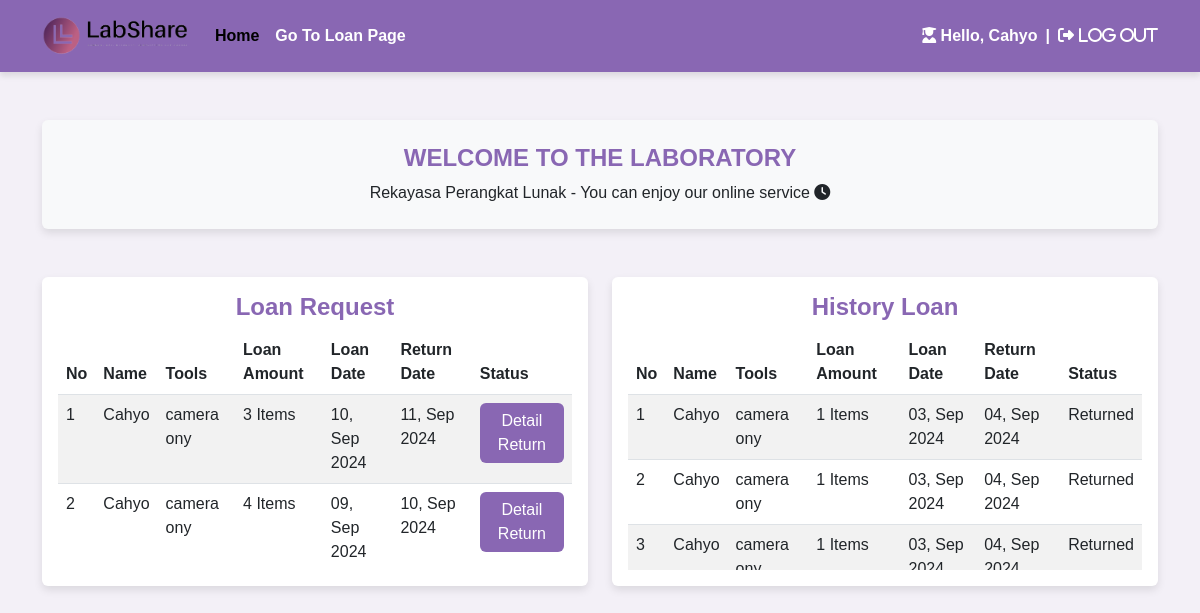
Page /siswa/homesiswa.php (signed in) on the committed database.
### tables this page shows
CREATE TABLE `peminjaman` (
  `id` int(11) NOT NULL,
  `borrower_name` varchar(225) DEFAULT NULL,
  `tools_id` int(225) DEFAULT NULL,
  `number_tools` int(100) DEFAULT NULL,
  `loan_date` varchar(225) DEFAULT NULL,
  `return_date` varchar(225) DEFAULT NULL,
  `actual_return_date` date DEFAULT current_timestamp(),
  `status` enum('borrowed','returned','check','wait') DEFAULT 'check'
);

CREATE TABLE `barang` (
  `id` int(11) NOT NULL,
  `item_code` varchar(7) NOT NULL,
  `name` varchar(225) NOT NULL,
  `item_stock` varchar(225) NOT NULL,
  `image` varchar(100) NOT NULL
);

### siswa/homesiswa.php (the view, shortened to what this page needs)
<?php
include "../config/conn.php";
$name = $_SESSION['name'];
$query2 = "SELECT peminjaman.*, barang.name FROM peminjaman INNER JOIN barang ON peminjaman.tools_id = barang.id WHERE borrower_name = '$name' AND status = 'borrowed' OR status = 'wait'";
$query3 = "SELECT peminjaman.*, barang.name FROM peminjaman INNER JOIN barang ON peminjaman.tools_id = barang.id WHERE borrower_name = '$name' AND status = 'returned'";
$exe = mysqli_query($conn, $query2);
$exe3 = mysqli_query($conn, $query3);
?>
<!doctype html>
<html lang="en">
<head>
  <link rel="stylesheet" href="../guru/styleguru.css">
  <link rel="stylesheet" href="https://cdn.jsdelivr.net/npm/bootstrap@5.3.0/dist/css/bootstrap.min.css">
  <link rel="stylesheet" href="https://kit.fontawesome.com/f8a09ade68.js">
</head>
<body>
  <nav class="navbar navbar-expand-lg fw-bold">
    <div class="container">
      <a class="navbar-brand" href="#"><img class="logo" src="../assets/image/logolab.png" style="height: 40px;"
          alt=""></a>
      <div class="collapse navbar-collapse" id="navbarSupportedContent">
        <ul class="navbar-nav me-auto mb-2 mb-lg-0">
          <li class="nav-item">
            <a class="nav-link active" aria-current="page" href="homesiswa.php">Home</a>
          </li>
          <li class="nav-item">
            <a class="nav-link" aria-current="page" href="peminjamansiswa.php">Go To Loan Page</a>
          </li>
        </ul>
        <form class="logout d-flex mt-3 nav-link" role="submit">
          <p class="me-2"><i class="fa-solid fa-user-graduate"></i> Hello, <?= $_SESSION['name'] ?></p>
          <p class="me-2">|</p>
          <a href="../controller/logout.php" role="button"><i class="fa-solid fa-right-from-bracket nav-link"> Log
              out</i></a>
        </form>
      </div>
    </div>
  </nav>
  <div class="container my-5">
    <div class="row mb-5">
      <div class="col-lg-12 text-center">
        <div class="card bg-light text-dark p-4">
          <h3 class="card-title">WELCOME TO THE LABORATORY</h3>
          <p class="card-text">Rekayasa Perangkat Lunak - You can enjoy our online service <i
              class="fa-solid fa-clock"></i></p>
        </div>
      </div>
    </div>
    <div class="row">
      <div class="col-lg-6 mb-4 d-flex align-items-stretch">
        <div class="card w-100">
          <div class="card-body">
            <h5 class="card-title text-center">Loan Request</h5>
            <div class="scroll-section">
              <table class="table table-striped">
                <thead>
                  <tr>
                    <th>No</th>
                    <th>Name</th>
                    <th>Tools</th>
                    <th>Loan Amount</th>
                    <th>Loan Date</th>
                    <th>Return Date</th>
                    <th>Status</th>
                  </tr>
                </thead>
                <tbody>
                  <?php
                  $no = 1;
                  while ($data = mysqli_fetch_array($exe)) {
                    $loan_date = date('d, M Y', strtotime($data['loan_date']));
                    $return_date = date('d, M Y', strtotime($data['return_date']));
                  ?>
                    <tr>
                      <td><?= $no++ ?></td>
                      <td><?= $data['borrower_name'] ?></td>
                      <td><?= $data['name'] ?></td>
                      <td><?= $data['number_tools'] ?> Items</td>
                      <td><?= $loan_date ?></td>
                      <td><?= $return_date ?></td>
                      <td>
                        <?php if ($data['status'] === 'borrowed'): ?>
                          <form action="kembali.php" method="post">
                            <input type="hidden" name="id" value="<?= $data['id'] ?>">
                            <button class="btn btn-warning" name="update">Return</button>
                          </form>
                        <?php elseif ($data['status'] === 'wait'): ?>
                          <button class="btn btn-primary" data-bs-toggle="modal"
                            data-bs-target="#waitModal-<?= $data['id'] ?>">Detail Return</button>
                        <?php else: ?>
                          <?= $data['status'] ?>
                        <?php endif; ?>
                      </td>
                    </tr>
                  <?php } ?>
                </tbody>
              </table>
            </div>
          </div>
        </div>
      </div>
      <div class="col-lg-6 mb-4 d-flex align-items-stretch">
        <div class="card w-100">
          <div class="card-body">
            <h5 class="card-title text-center">History Loan</h5>
            <div class="scroll-section">
              <table class="table table-striped">
                <thead>
                  <tr>
                    <th>No</th>
                    <th>Name</th>
                    <th>Tools</th>
                    <th>Loan Amount</th>
                    <th>Loan Date</th>
                    <th>Return Date</th>
                    <th>Status</th>
                  </tr>
                </thead>
                <tbody>
                  <?php
                  $no = 1;
                  while ($data = mysqli_fetch_array($exe3)) {
                    $loan_date = date('d, M Y', strtotime($data['loan_date']));
                    $return_date = date('d, M Y', strtotime($data['return_date']));
                  ?>
                    <tr>
                      <td><?= $no++ ?></td>
                      <td><?= $data['borrower_name'] ?></td>
                      <td><?= $data['name'] ?></td>
                      <td><?= $data['number_tools'] ?> Items</td>
                      <td><?= $loan_date ?></td>
                      <td><?= $return_date ?></td>
                      <td>Returned</td>
                    </tr>
                  <?php } ?>
                </tbody>
              </table>
            </div>
          </div>
        </div>
      </div>
    </div>
  </div>
</body>
</html>

### guru/styleguru.css (style rules this page uses)
body { background-color: #f3f0f7; font-family: 'Poppins', sans-serif; }
.navbar { background-color: #6f42c1; box-shadow: 0 4px 6px rgba(0, 0, 0, 0.1); }
.navbar .nav-link, .navbar-brand, .logout p { color: #fff; }
.navbar .logout a { color: #ffcccb; }
.card { box-shadow: 0 4px 12px rgba(108, 92, 231, 0.2); transition: transform 0.3s ease-in-out; border: none; border-radius: 12px; }
.card-title { font-size: 1.5rem; font-weight: bold; color: #6f42c1; }
.table thead { background-color: #6f42c1; color: #fff; }
.btn-primary { background-color: #6f42c1; border: none; transition: background-color 0.3s ease; }
.card-title { font-weight: 700; color: #4b0082; }

### siswa/homesiswa.php (style rules this page uses)
body { background-color: #f3f0f7; font-family: 'Poppins', sans-serif; }
.navbar { background-color: #8967B3; }
.navbar .nav-link, .navbar-brand, .logout p { color: #fff; }
.card { border: none; box-shadow: 0 4px 8px rgba(0, 0, 0, 0.1); transition: transform 0.2s ease-in-out; }
.card-title { font-size: 1.5rem; font-weight: bold; color: #8967B3; }
.scroll-section { max-height: 240px; min-height: 100px; overflow-y: auto; }
.btn-primary { background-color: #8967B3; border: none; transition: background-color 0.3s ease; }

### rows in the picture
peminjaman: borrower_name "Cahyo", tools.name "camera ony", number_tools "3", loan_date "10, Sep 2024", return_date "11, Sep 2024"
peminjaman: borrower_name "Cahyo", tools.name "camera ony", number_tools "4", loan_date "09, Sep 2024", return_date "10, Sep 2024"
peminjaman: borrower_name "Cahyo", tools.name "camera ony", number_tools "1", loan_date "03, Sep 2024", return_date "04, Sep 2024"
peminjaman: borrower_name "Cahyo", tools.name "camera ony", number_tools "1", loan_date "03, Sep 2024", return_date "04, Sep 2024"
peminjaman: borrower_name "Cahyo", tools.name "camera…", number_tools "1", loan_date "03, Sep…", return_date "04, Sep…"

### other values in the picture
$_SESSION['name'] "Cahyo"
